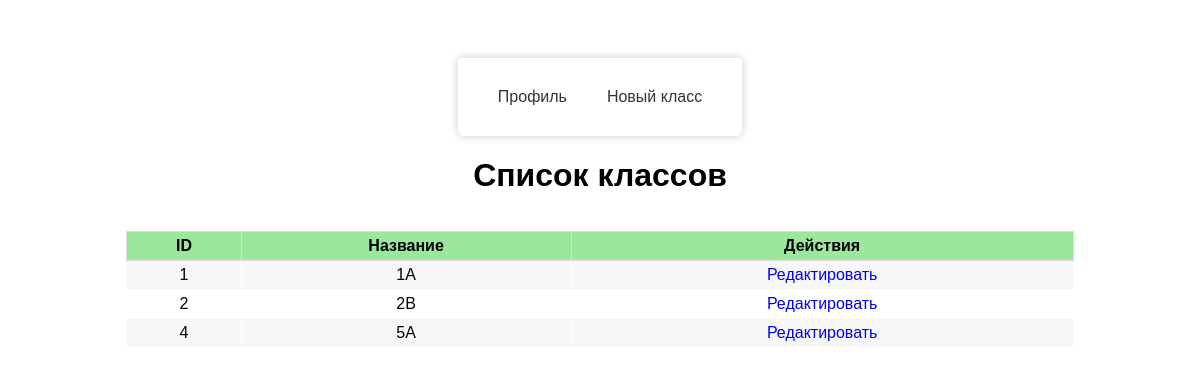
The app's page /src/classes/EditClass.php (signed in) with its own data.
### tables this page shows
CREATE TABLE `classes` (
  `id` int(11) NOT NULL,
  `name` varchar(50) NOT NULL
);

### src/classes/EditClass.php (the view, shortened to what this page needs)
<!DOCTYPE html>
<html>
<head>
</head>
<body>
<?php
require_once $_SERVER['DOCUMENT_ROOT']."/src/common/functions.php";
?>
<div class="wrapper">
    <main>
        <nav>
            <ul>
                <li><?php echo (profile()); ?></li>
                <li><a href="NewClass.php">Новый класс</a></li>
            </ul>
        </nav>
    </main>
    <h1>Список классов</h1>
    <?php
    $pdo = connect();
    $sql = "SELECT c.id, c.name FROM classes c ORDER BY c.id";
    $stmt = $pdo->query($sql);
    echo '<table class="table">';
    echo '<tr><th>ID</th><th>Название</th><th>Действия</th></tr>';
    while ($row = $stmt->fetch()) {
        $id = $row['id'];
        $name = $row['name'];
        echo '<tr>';
        echo '<td>' . $id . '</td>';
        echo '<td>' . $name . '</td>';
        echo '<td><a href="EditClassesData.php?id=' . $id . '">Редактировать</a></td>';
        echo '</tr>';
    }
    echo '</table>';
    ?>
</div>
</body>
</html><?php

### src/classes/EditClass.php (style rules this page uses)
.wrapper { display: flex; justify-content: center; align-items: center; height: 100%; width: 100%; flex-direction: column; font-family: Arial, sans-serif; }
.table { border: 1px solid #eee; table-layout: auto; width: 80%; margin-bottom: 15px; margin-top: 15px; text-align: center; border-collapse: collapse; }
.table th { font-weight: bold; padding: 5px; background-color: #9ce79e; border: 1px solid #dddddd; }
.table td { padding: 5px 10px; border: 1px solid #ffffff; text-align: center; }
.table tbody tr:nth-child(odd) { background-color: #ffffff; }
.table tbody tr:nth-child(even) { background: #F7F7F7; }
a { margin-bottom: 20px; text-decoration: none }
@media screen and (min-width: 768px) { main { display: flex; justify-content: center; align-items: center; margin-top: 50px; } }
@media screen and (min-width: 768px) { nav { background-color: #fff; border-radius: 5px; box-shadow: 0 0 10px rgba(0, 0, 0, 0.2); padding:20px; } }
@media screen and (min-width: 768px) { nav ul { display: flex; flex-wrap: wrap; justify-content: center; list-style: none; margin: 0; padding: 0; } }
@media screen and (min-width: 768px) { nav li { margin: 10px; } }
@media screen and (min-width: 768px) { nav a { color: #333; text-decoration: none; padding: 10px; border-radius: 5px; transition: background-color 0.3s ease; } }

### records on screen
classes: id "1", name "1A"
classes: id "2", name "2В"
classes: id "4", name "5А"
